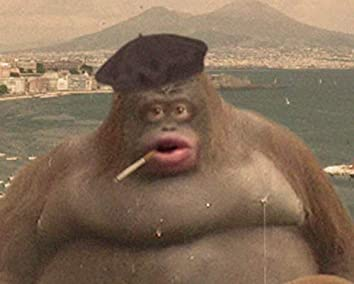
#> input picture src/images/monke.jpg, 354 x 284 px
$ python convert_to_bmp.py
#> lines starting #> are read from the running program, lines starting #| are printed output that depends on the picture
from PIL import Image
import os
import numpy as np

BASE_DIR = os.path.dirname(os.path.abspath(__file__))

test_image_in = "monke.jpg"
test_image_out = "test_image.jpg"
test_image_array_out = "monke.h"
image_header_out = "monke.txt"

test_image_in_path = os.path.join(BASE_DIR, test_image_in)
test_header_out_path = os.path.join(BASE_DIR, image_header_out)
test_image_out_path = os.path.join(BASE_DIR, test_image_out)
# test_image_arr_out_path = os.path.join(BASE_DIR, test_image_array_out)

tft_screen_size_pixels = np.array([320, 240])
resolution_scale = 0.25

base = Image.open(test_image_in_path)
#> base is the input picture: PIL image 354x284 RGB; mean R, G, B 132.8, 109.8, 88.7
base_resized = base.resize((480,320))
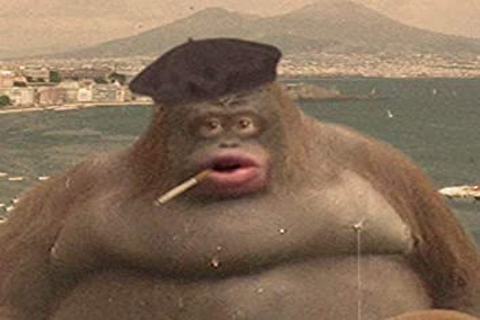
#> base_resized: PIL image 480x320 RGB; mean R, G, B 132.8, 109.8, 88.7
base_resized.save(test_image_out_path)
# base.save(image_header_out)

# base.save(test_image_out_path, bitmap_format="bmp")
# base.save(test_image_out_jpg_path, bitmap_format="jpg")
bmp_arr = np.array(base_resized)

def rgb_to_hex(rgb):
    r, g, b = rgb
    return f"0x{r:02x}{g:02x}{b:02x}"


def convert_to_bmp():
	with open(test_image_arr_out_path, "w+") as f:
		string = '''#ifndef IMAGE_HEADER_H\n#define IMAGE_HEADER_H\n\n'''
		string += " const int image[] = { \n"

		for row in range(bmp_arr.shape[0]):
			rgb_row = np.array(bmp_arr[row,:,:])
			rgb_row_hex = np.array([rgb_to_hex(x) for x in rgb_row])
			string += r"{" + ",".join(rgb_row_hex) + r"},"

		# remove last ,
		string = string[:-1]
		string += "\n };"
		string += '\n #endif'
		f.write(string)

def convert_jpg_to_headerfile():
	import io
	from PIL import Image

	img = base_resized

	img_byte_arr = io.BytesIO()
	img.save(img_byte_arr, format='JPEG')
	img_byte_arr = img_byte_arr.getvalue()
	print(img_byte_arr)
	# [8 lines of commented-out code are left out]


def convert_to_bmp_stream():
	with open(test_image_arr_out_path, "w+") as f:
		# string = '''#ifndef IMAGE_HEADER_H\n#define IMAGE_HEADER_H\n\n'''
		# string += " const int image[] = { \n"
		string = ""
		for row in range(bmp_arr.shape[0]):
			for col in range(bmp_arr.shape[1]):
				rgb = np.array(bmp_arr[row,col,:])
				string += f"{rgb_to_hex(rgb)},\n"

		# # remove last ,
		# string = string[:-1]
		# string += "\n };"
		# string += '\n #endif'
		f.write(string)

convert_jpg_to_headerfile()

# convert_to_bmp_stream()
